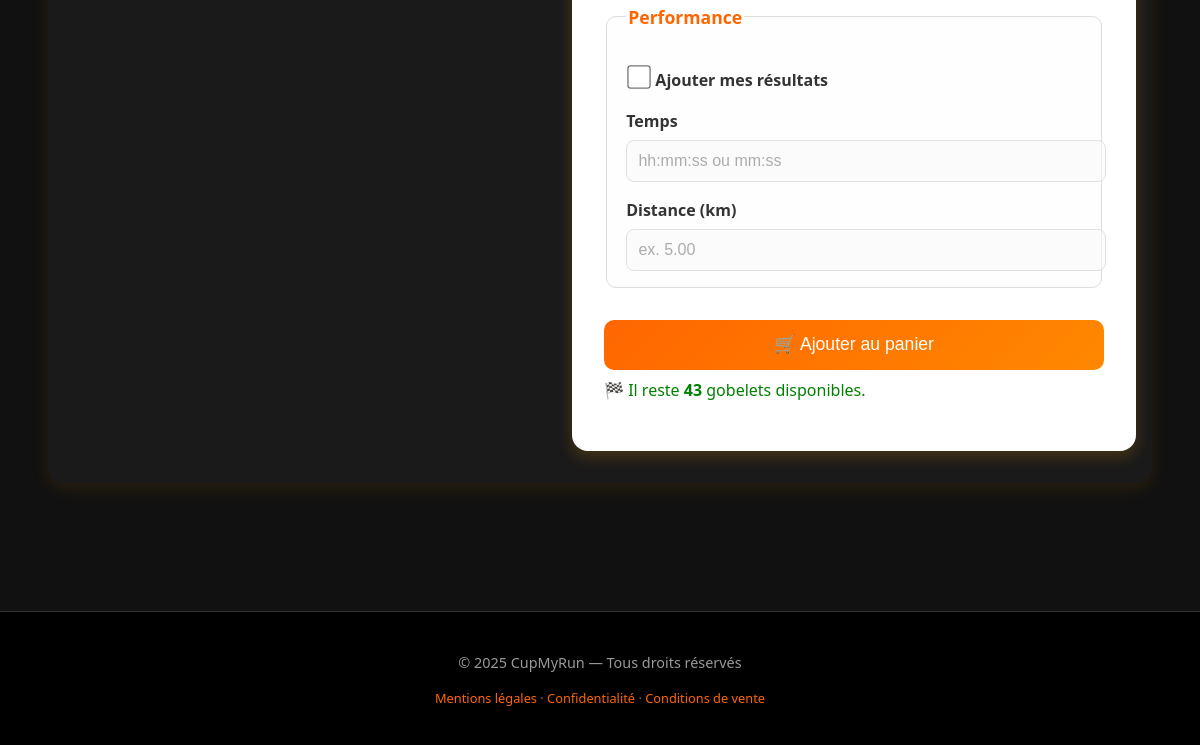
Page /gobelet (lower part) on the earlier database version.
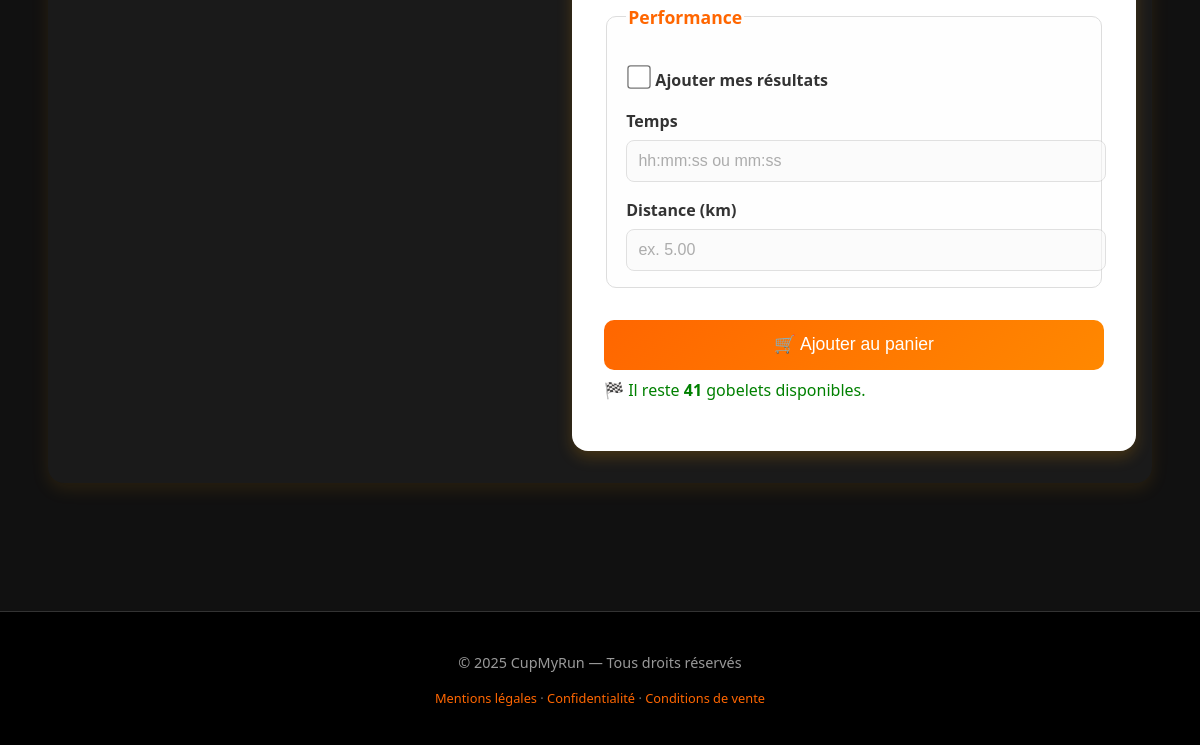
Same page on the later database version.
### models/db_database.py (models this page shows)
class Stock(db.Model):
    id = db.Column(db.Integer, primary_key=True)
    max_orders = db.Column(db.Integer, default=50)
    current_orders = db.Column(db.Integer, default=0)
    def remaining(self):
        return max(0, self.max_orders - self.current_orders)

### app.py (the view, shortened to what this page needs)
@app.route("/gobelet", methods=["GET", "POST"])
def gobelet():
    selected_activity = None
    user = None
    strava_token = None
    strava_connected = False
    print("\n🟢 [DEBUG] --- Accès à /gobelet ---")
    if "user_id" in session:
        user = User.query.get(session["user_id"])
        if user:
            strava_token = StravaService.get_token(user)
            strava_connected = bool(strava_token)
            user_has_strava_linked = bool(user.strava_access_token)
            selected_activity = session.get("selected_activity") if strava_token else None
            print(f"🟢 [DEBUG] Utilisateur connecté : {user.email if user else 'inconnu'}")
        else:
            session.pop("selected_activity", None)
            user_has_strava_linked = False
    else:
        token = session.get("strava_token")
        expires_at = session.get("strava_expires_at", 0)
        if token and time.time() < expires_at:
            strava_token = token
            strava_connected = True
            user_has_strava_linked = False
            selected_activity = session.get("selected_activity")
            print("🟢 [DEBUG] Session Strava invitée active.")
        else:
            session.pop("selected_activity", None)
            session.pop("strava_token", None)
            session.pop("strava_expires_at", None)
            user_has_strava_linked = False
            print("🔴 [DEBUG] Aucun token Strava valide en session.")
    if selected_activity:
        print(f"🟡 [DEBUG] Activité sélectionnée : {selected_activity.get('id')} / {selected_activity.get('name', 'N/A')}")
    else:
        print("🔴 [DEBUG] Aucune activité sélectionnée actuellement.")
    if selected_activity and selected_activity.get("id"):
        stl_url = url_for("export_stl", activity_id=selected_activity["id"])
        print(f"🟠 [DEBUG] URL STL générée : {stl_url}")
    else:
        stl_url = None
        print("🔴 [DEBUG] Aucune activité -> pas d’URL STL")
    strava_just_disconnected = session.pop("strava_just_disconnected", False)
    stock = Stock.query.first()
    print("✅ [DEBUG] Fin du traitement /gobelet.\n")
    return render_template(
        "gobelet.html",
        selected_activity=selected_activity,
        user=user,
        strava_connected=strava_connected,
        user_has_strava_linked=user_has_strava_linked,
        stl_url=stl_url,
        stock=stock,
    )

### app.py (called while the page is built, shortened)
@app.before_request
def check_session_timeout():
    now = datetime.utcnow()
    last_active = session.get("last_active_at")
    if "user_id" in session or "guest_billing" in session:
        session["last_active_at"] = now.strftime("%Y-%m-%d %H:%M:%S")

@app.before_request
def init_strava_stats():
    try:
        total = StravaService.recalculate_connected_count()
    except Exception as e:
        print(f"⚠️ Erreur au recalcul du compteur Strava au démarrage : {e}")

### services/strava_service.py (called while the page is built)
    @staticmethod
    def recalculate_connected_count():
        from models.db_database import AppStats, User, GuestStravaSession
        now = time.time()
        users_connected = User.query.filter(
            User.strava_access_token.isnot(None),
            User.strava_access_token != "",
            User.strava_token_expires_at > now
        ).count()
        guests_connected = GuestStravaSession.query.filter(
            GuestStravaSession.strava_token_expires_at > now
        ).count()
        total = users_connected + guests_connected
        stats = AppStats.query.first()
        if not stats:
            stats = AppStats(strava_connected_count=total)
            db.session.add(stats)
        else:
            stats.strava_connected_count = total
        db.session.commit()
        return total

### templates/gobelet.html (shortened to what this page needs)
{% extends "base.html" %}
{% block content %}
<main>
    <div class="product-page">
        <div class="product-image" style="text-align: center;">
        </div>
        <div class="product-info">
            <form class="product-form" enctype="multipart/form-data" method="post">
                <fieldset>
                    <legend>Performance</legend>
                    <label class="checkbox-row">
                        <input id="add-results" name="add_results" type="checkbox"
                               {% if selected_activity %}checked{% endif %}>
                        <span>Ajouter mes résultats</span>
                    </label>
                    <div id="results-fields">
                        <label>Temps</label>
                        <input id="time-input"
                               name="time"
                               value="{{ selected_activity.time if selected_activity else '' }}"
                               type="text"
                               inputmode="numeric"
                               placeholder="hh:mm:ss ou mm:ss">
                        <label>Distance (km)</label>
                        <input id="distance-input"
                               name="distance"
                               value="{{ selected_activity.distance if selected_activity else '' }}"
                               type="number"
                               step="0.01"
                               min="0.01"
                               placeholder="ex. 5.00">
                    </div>
                </fieldset>
                {% if stock and stock.remaining() > 0 %}
                <button type="submit" class="btn btn-primary">🛒 Ajouter au panier</button>
                <p style="color:green; margin-top:0.5rem;">
                    🏁 Il reste <strong>{{ stock.remaining() }}</strong> gobelets disponibles.
                </p>
                {% else %}
                <p style="color:red; font-weight:600; margin-top:1rem;">
                    ❌ Stock épuisé – de nouveaux gobelets seront bientôt disponibles !
                </p>
                {% endif %}
            </form>
        </div>
    </div>
</main>
{% endblock %}

### templates/base.html (shortened to what this page needs)
<!doctype html>
<html lang="fr">
<head>
    <link rel="stylesheet" href="{{ url_for('static', filename='style.css') }}">
    <link rel="stylesheet" href="{{ url_for('static', filename='mobile.css') }}" media="screen and (max-width: 768px)">
</head>
<body>
    <main>
        {% block content %}{% endblock %}
    </main>
    <footer>
        <p>&copy; {{ 2025 }} CupMyRun — Tous droits réservés</p>
        <p style="font-size:0.8rem; color:#777;">
            <a href="{{ url_for('mentions') }}" style="color:#ff6600; text-decoration:none;">Mentions légales</a> ·
            <a href="{{ url_for('confidentialite') }}" style="color:#ff6600; text-decoration:none;">Confidentialité</a> ·
            <a href="{{ url_for('conditions') }}" style="color:#ff6600; text-decoration:none;">Conditions de vente</a>
        </p>
    </footer>
</body>
</html>

### static/style.css (style rules this page uses)
body { font-family: 'Segoe UI', system-ui, sans-serif; margin: 0; padding: 0; line-height: 1.6; background-color: #111; color: #fff; transition: background 0.3s ease; }
main { padding: 2rem 1.5rem; }
footer { background: #000; color: #999; text-align: center; padding: 1rem; margin-top: 2rem; font-size: 0.9rem; border-top: 1px solid #333; }
.product-page { display: flex; flex-wrap: wrap; justify-content: center; gap: 2rem; width: 100%; margin: 2rem auto; padding: 2rem 1rem; background-color: #1a1a1a; border-radius: 16px; box-shadow: 0 6px 18px rgba(255, 165, 0, 0.1); box-sizing: border-box; }
.product-image { flex: 1 1 300px; text-align: center; }
.product-info { flex: 1 1 350px; max-width: 500px; background: #fff; color: #222; padding: 2rem; border-radius: 16px; box-shadow: 0 6px 16px rgba(255, 165, 0, 0.2); }
.product-form label { display: block; margin-top: 1rem; font-weight: 600; color: #333; }
.product-form input, .product-form select { width: 100%; padding: 0.7rem; margin-top: 0.3rem; border: 1px solid #ccc; border-radius: 8px; background: #f9f9f9; font-size: 1rem; transition: border-color 0.3s ease; }
.product-form fieldset { border: 1px solid #ddd; border-radius: 10px; padding: 1rem 1.2rem; margin-top: 1.5rem; background: #fefefe; }
.product-form legend { font-weight: bold; color: #ff6600; font-size: 1.1rem; }
.checkbox-row { display: flex; align-items: center; gap: 0.6rem; margin-top: 0.5rem; margin-bottom: 0.8rem; }
.checkbox-row input[type="checkbox"] { width: 18px; height: 18px; accent-color: #ff6600; cursor: pointer; }
.product-form input[disabled] { background: #f8f8f8; color: #999; cursor: not-allowed; }
button { margin-top: 2rem; width: 100%; padding: 0.9rem 1.2rem; font-size: 1.1rem; border: none; border-radius: 10px; background: linear-gradient(135deg, #ff6600, #ff8800); color: white; cursor: pointer; transition: background 0.3s ease, transform 0.2s ease; }
fieldset { border: 1px solid #ddd; border-radius: 8px; padding: 1rem; margin-top: 1.5rem; background: #fefefe; }
legend { font-weight: bold; color: #ff6600; font-size: 1.1rem; }
input[type="checkbox"] { accent-color: #ff6600; transform: scale(1.2); cursor: pointer; }
footer { background: #000; color: #999; text-align: center; padding: 1.5rem 1rem; font-size: 0.9rem; border-top: 1px solid #333; }
footer a { color: #ff6600; text-decoration: none; }
.checkbox-row { display: flex; align-items: center; gap: 0.6rem; margin: 0.6rem 0; cursor: pointer; }
.checkbox-row input[type="checkbox"] { transform: scale(1.3); accent-color: #ff6600; }
html, body { width: 100%; max-width: 100%; overflow-x: hidden; margin: 0; padding: 0; box-sizing: border-box; }
html, body { max-width: 100%; overflow-x: hidden; }

### static/mobile.css (style rules this page uses)
body { background-color: #111; color: #fff; font-family: 'Segoe UI', system-ui, sans-serif; margin: 0; padding: 0; line-height: 1.6; }
.container, .product-page, .form-box, .product-info { flex-direction: column; padding: 1rem; width: 100%; margin-bottom: 1.5rem; box-sizing: border-box; }
p, label { font-size: 1rem; line-height: 1.5; }
input, select, textarea, button { width: 100%; font-size: 1rem; padding: 0.9rem; border-radius: 10px; border: 1px solid #ccc; background: #f9f9f9; box-sizing: border-box; }
button, .btn, .btn-cta { width: 100%; font-size: 1rem; padding: 1rem; border-radius: 10px; border: none; background: linear-gradient(135deg, #ff6600, #ff8800); color: #fff; font-weight: 600; cursor: pointer; transition: background 0.3s ease, transform 0.2s ease; }
footer { background: #000; color: #999; text-align: center; padding: 1.5rem 1rem; font-size: 0.9rem; border-top: 1px solid #333; }
footer a { color: #ff6600; text-decoration: none; }
.product-page { align-items: center; justify-content: flex-start; background: #1a1a1a; border-radius: 12px; box-shadow: 0 2px 6px rgba(255,165,0,0.15); margin: 0; padding: 1rem; }
.product-image { width: 100%; text-align: center; }
.product-info { width: 95%; margin: 1rem auto; background: #fff; color: #222; border-radius: 12px; box-shadow: 0 2px 6px rgba(0,0,0,0.15); padding: 1.5rem; }
.product-info h2, .product-info p, .product-info label, .product-info legend { text-align: center; }
main { padding: 0; }

Differences in the rows shown:
changed Stock: remaining "43" → "41"
